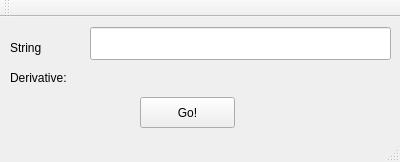
<?xml version="1.0" encoding="UTF-8"?>
<ui version="4.0">
 <class>MainWindow</class>
 <widget class="QMainWindow" name="MainWindow">
  <property name="geometry">
   <rect>
    <x>0</x>
    <y>0</y>
    <width>400</width>
    <height>162</height>
   </rect>
  </property>
  <property name="sizePolicy">
   <sizepolicy hsizetype="Fixed" vsizetype="Fixed">
    <horstretch>0</horstretch>
    <verstretch>0</verstretch>
   </sizepolicy>
  </property>
  <property name="minimumSize">
   <size>
    <width>400</width>
    <height>162</height>
   </size>
  </property>
  <property name="maximumSize">
   <size>
    <width>400</width>
    <height>162</height>
   </size>
  </property>
  <property name="windowTitle">
   <string>Polynomial</string>
  </property>
  <widget class="QWidget" name="centralWidget">
   <widget class="QLabel" name="label">
    <property name="geometry">
     <rect>
      <x>10</x>
      <y>20</y>
      <width>66</width>
      <height>21</height>
     </rect>
    </property>
    <property name="text">
     <string>String</string>
    </property>
   </widget>
   <widget class="QPushButton" name="pushButton">
    <property name="geometry">
     <rect>
      <x>140</x>
      <y>80</y>
      <width>95</width>
      <height>31</height>
     </rect>
    </property>
    <property name="text">
     <string>Go!</string>
    </property>
   </widget>
   <widget class="QLineEdit" name="lineEdit">
    <property name="geometry">
     <rect>
      <x>90</x>
      <y>10</y>
      <width>301</width>
      <height>33</height>
     </rect>
    </property>
   </widget>
   <widget class="QLabel" name="label_2">
    <property name="geometry">
     <rect>
      <x>10</x>
      <y>50</y>
      <width>81</width>
      <height>21</height>
     </rect>
    </property>
    <property name="text">
     <string>Derivative: </string>
    </property>
   </widget>
   <widget class="QLabel" name="label_3">
    <property name="geometry">
     <rect>
      <x>90</x>
      <y>50</y>
      <width>301</width>
      <height>21</height>
     </rect>
    </property>
    <property name="text">
     <string/>
    </property>
   </widget>
  </widget>
  <widget class="QMenuBar" name="menuBar">
   <property name="geometry">
    <rect>
     <x>0</x>
     <y>0</y>
     <width>400</width>
     <height>18</height>
    </rect>
   </property>
  </widget>
  <widget class="QToolBar" name="mainToolBar">
   <property name="sizePolicy">
    <sizepolicy hsizetype="Fixed" vsizetype="Fixed">
     <horstretch>0</horstretch>
     <verstretch>0</verstretch>
    </sizepolicy>
   </property>
   <attribute name="toolBarArea">
    <enum>TopToolBarArea</enum>
   </attribute>
   <attribute name="toolBarBreak">
    <bool>true</bool>
   </attribute>
  </widget>
  <widget class="QStatusBar" name="statusBar"/>
 </widget>
 <layoutdefault spacing="6" margin="11"/>
 <resources/>
 <connections/>
</ui>
